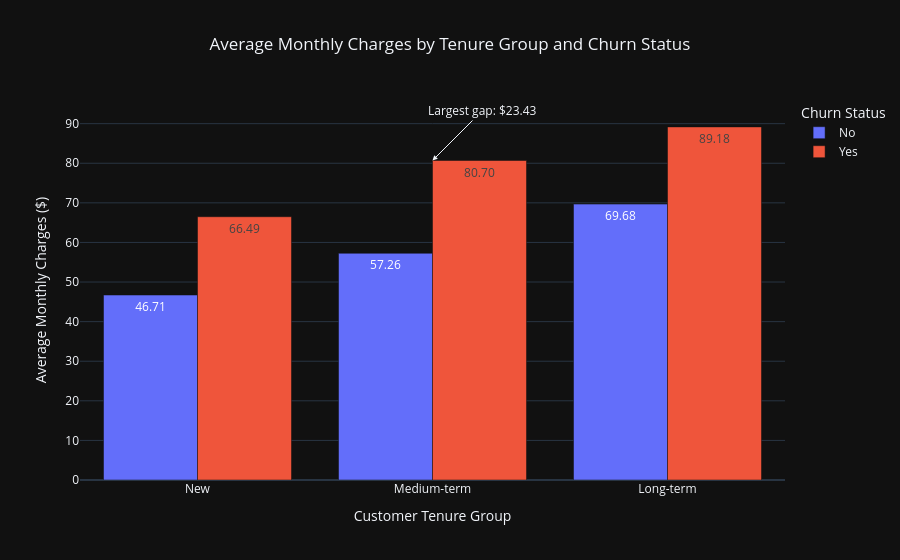

Notebook code for this chart:
### Code cell
fig = px.bar(
    avg_charges,
    x="tenure_group",
    y="monthly_charges",
    color="churn",
    barmode="group",
    text_auto=".2f",
    title="Average Monthly Charges by Tenure Group and Churn Status",
    labels={
        "tenure_group": "Customer Tenure Group",
        "monthly_charges": "Average Monthly Charges ($)",
        "churn": "Churn Status"
    }
)


group_data = avg_charges[
    avg_charges["tenure_group"] == largest_gap_group
]

highest_value = group_data["monthly_charges"].max()

fig.add_annotation(
    x=largest_gap_group,
    y=highest_value,
    text=f"Largest gap: ${abs(largest_gap):.2f}",
    showarrow=True,
    arrowhead=2,
    ax=50,
    ay=-50
)

fig.update_layout(title_x=0.5)

fig.show()

### Figure 1 — Plotly figure (JSON) as saved in the notebook; plotly's stock layout.template omitted (floating-point values rounded to 4 significant figures)
{"data": [{"alignmentgroup": "True", "hovertemplate": "Churn Status=No<br>Customer Tenure Group=%{x}<br>Average Monthly Charges ($)=%{y}<extra></extra>", "legendgroup": "No", "marker": {"color": "#636efa", "pattern": {"shape": ""}}, "name": "No", "offsetgroup": "No", "orientation": "v", "showlegend": true, "textposition": "auto", "texttemplate": "%{y:.2f}", "type": "bar", "x": ["New", "Medium-term", "Long-term"], "xaxis": "x", "y": [46.71, 57.26, 69.68], "yaxis": "y"}, {"alignmentgroup": "True", "hovertemplate": "Churn Status=Yes<br>Customer Tenure Group=%{x}<br>Average Monthly Charges ($)=%{y}<extra></extra>", "legendgroup": "Yes", "marker": {"color": "#EF553B", "pattern": {"shape": ""}}, "name": "Yes", "offsetgroup": "Yes", "orientation": "v", "showlegend": true, "textposition": "auto", "texttemplate": "%{y:.2f}", "type": "bar", "x": ["New", "Medium-term", "Long-term"], "xaxis": "x", "y": [66.49, 80.7, 89.18], "yaxis": "y"}], "layout": {"annotations": [{"arrowhead": 2, "ax": 50, "ay": -50, "showarrow": true, "text": "Largest gap: $23.43", "x": "Medium-term", "y": 80.7}], "barmode": "group", "legend": {"title": {"text": "Churn Status"}, "tracegroupgap": 0}, "title": {"text": "Average Monthly Charges by Tenure Group and Churn Status", "x": 0.5}, "xaxis": {"anchor": "y", "domain": [0, 1], "title": {"text": "Customer Tenure Group"}}, "yaxis": {"anchor": "x", "domain": [0, 1], "title": {"text": "Average Monthly Charges ($)"}}}}
